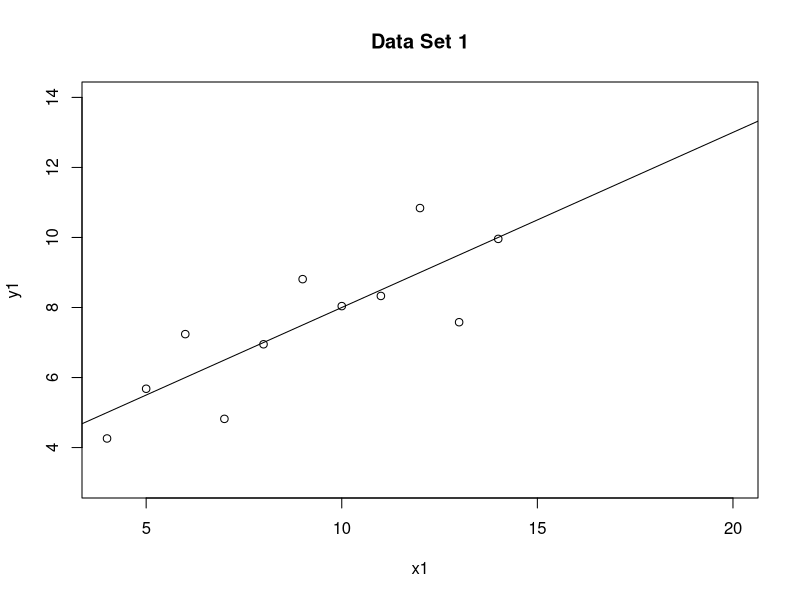
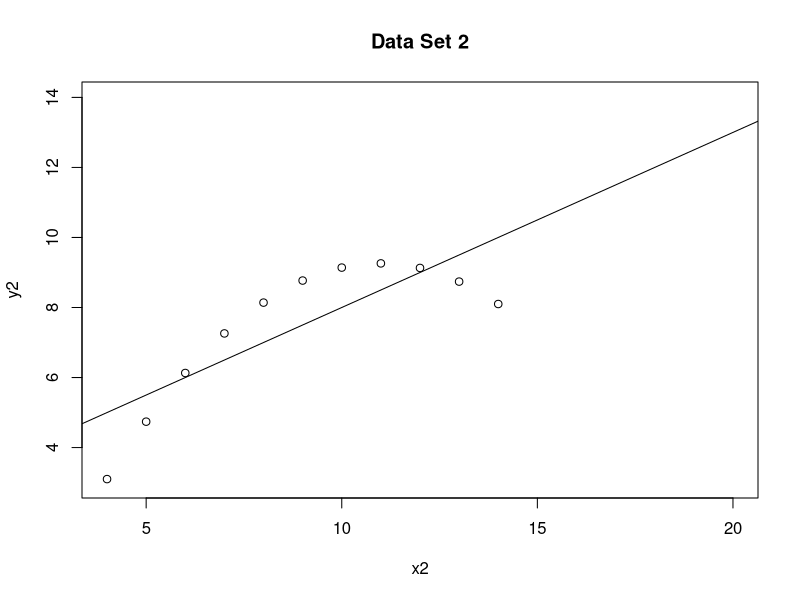
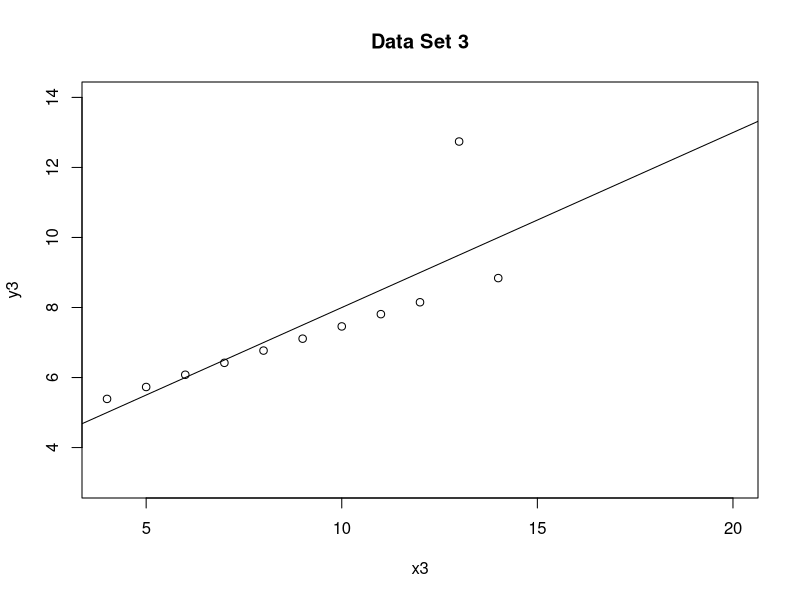
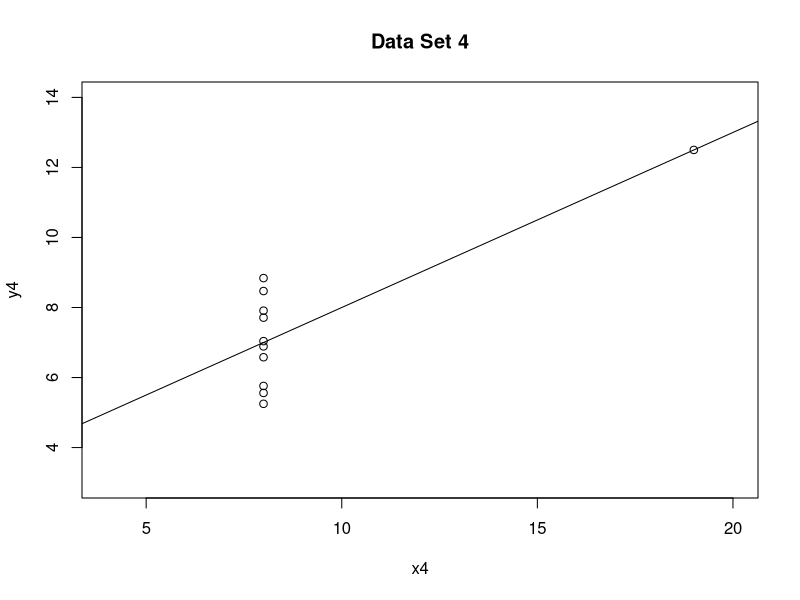
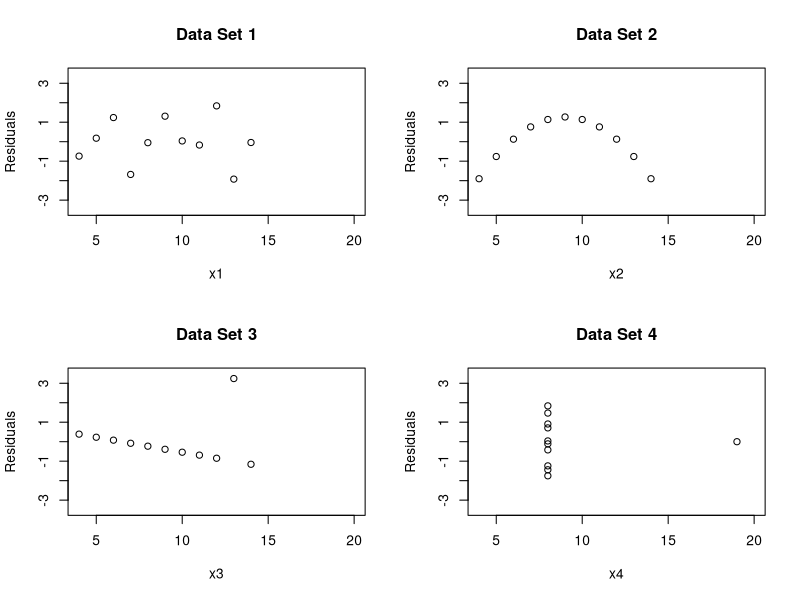

Source code (R) for these figures, in order:
## ---- chunk 1
#Read in the sets
Anscombe = read.table("anscombe.txt")
head(Anscombe)
attach(anscombe)

## ---- chunk 2
# Data Set 1
plot(x1,y1,xlim=c(4,20),ylim=c(3,14),main="Data Set 1")
abline(lsfit(x1,y1))
## ---- chunk 3
#Data Set 2
plot(x2,y2,xlim=c(4,20),ylim=c(3,14),main="Data Set 2")
abline(lsfit(x2,y2))
## ---- chunk 4
#Data Set 3
plot(x3,y3,xlim=c(4,20),ylim=c(3,14),main="Data Set 3")
abline(lsfit(x3,y3))
## ---- chunk 5
#Data Set 4
plot(x4,y4,xlim=c(4,20),ylim=c(3,14),main="Data Set 4")
abline(lsfit(x4,y4))
## ---- chunk 6
m1 <- lm(y1~x1)
# summary(m1)
m2 <- lm(y2~x2)
# summary(m2)
m3 <- lm(y3~x3)
# summary(m3)
m4 <- lm(y4~x4)
# summary(m4)

par(mfrow=c(2,2))
plot(x1,m1$residuals,ylab="Residuals",xlim=c(4,20),ylim=c(-3.5,3.5),main="Data Set 1")
plot(x2,m2$residuals,ylab="Residuals",xlim=c(4,20),ylim=c(-3.5,3.5),main="Data Set 2")
plot(x3,m3$residuals,ylab="Residuals",xlim=c(4,20),ylim=c(-3.5,3.5),main="Data Set 3")
plot(x4,m4$residuals,ylab="Residuals",xlim=c(4,20),ylim=c(-3.5,3.5),main="Data Set 4")
